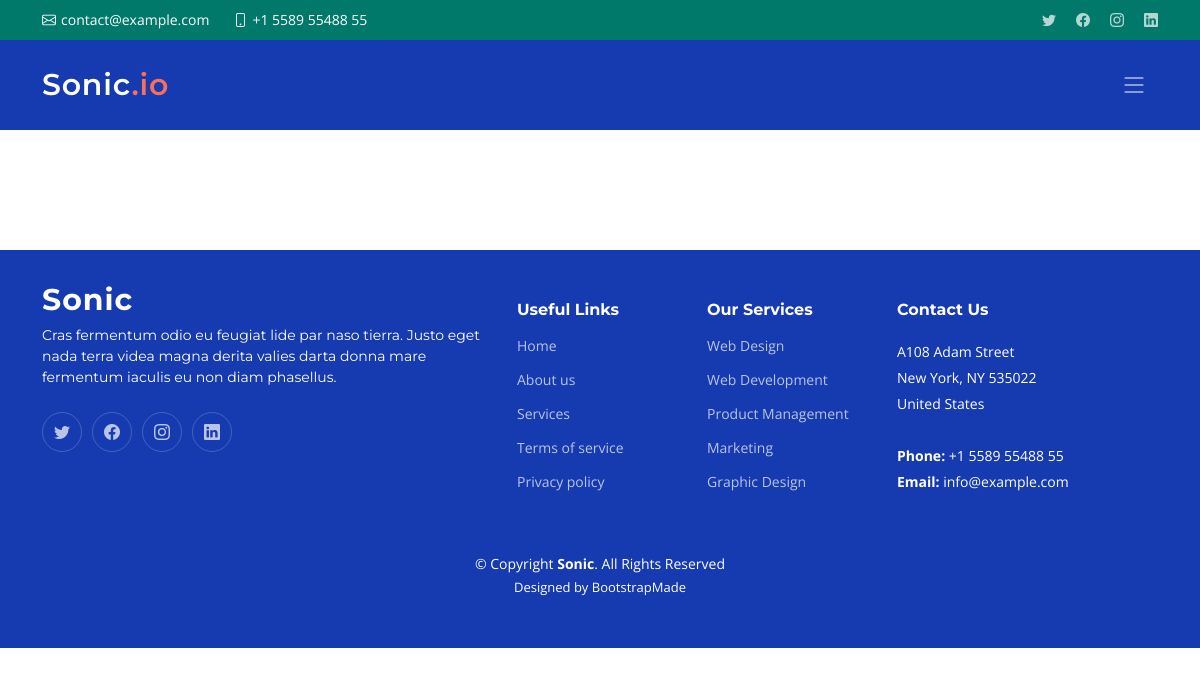
The page /contact on the database as committed earlier.
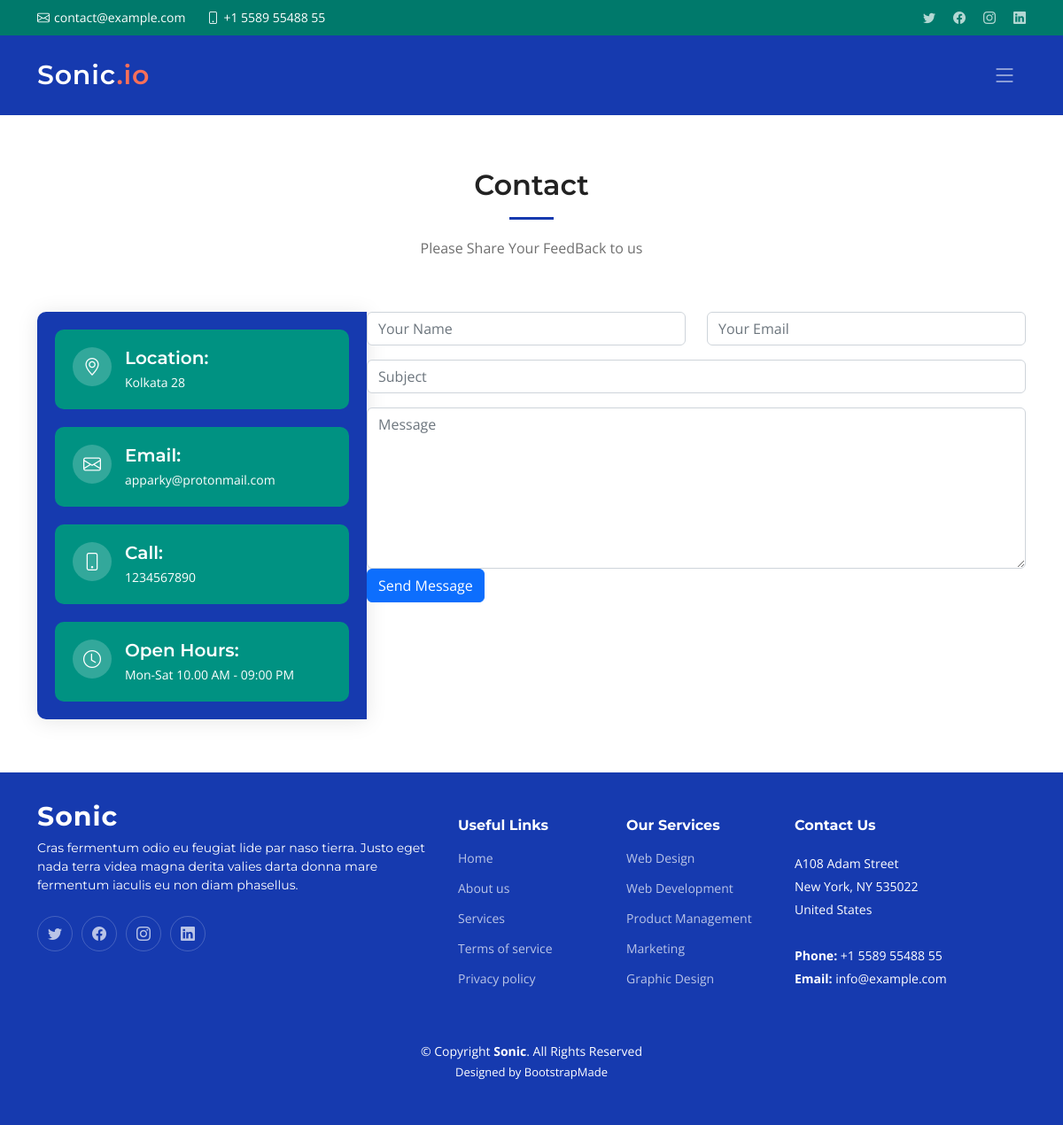
The same page on the database as committed later.
### myService/models.py (models this page shows, shortened)
class Contact_Header_and_Info(models.Model):
    locations = (
        ('Kolkata 28', 'Kolkata 28'),
        ('Berhampore, Murshidabad', 'Berhampore, Murshidabad')
    )
    emails = (
        ('apparky@protonmail.com', 'apparky@protonmain.com'),
        ('appariun.connect@gmail.com', 'appariun.connect@gmail.com')
    )
    contacts = (
        ('1234567890', '1234567890'),
        ('0987654321', '0987654321')
    )
    opening_hours = (
        ('Mon-Sat 10.00 AM - 09:00 PM', 'Mon-Sat 10.00 AM - 09:00 PM'),
        ('Sun-Sat 8.00 AM - 11:00 PM', 'Sun-Sat 8.00 AM - 11:00 PM')
    )
    Header = models.TextField(null=True, blank=True, default=None, help_text='Put Contact Header Here')
    location = models.CharField(max_length=30, choices=locations, null=True, blank=True, default=None, help_text='Put Location Here')
    email = models.EmailField(null=True, choices=emails, blank=True, default=None, help_text='Enter Your email as "your@email.com"')
    contact = models.CharField(max_length=100, choices=contacts, null=True, blank=True, default=None, help_text='Enter your Contact No.')
    opening_hour = models.CharField(max_length=200, choices=opening_hours, null=True, blank=True, default=None, help_text='Ex. Mon-Sat 10.00 AM - 09:00 PM')
    status = models.BooleanField(null=False, blank=False, default=False)

### myService/views.py (the view, shortened to what this page needs)
# urls.py: path('contact', views.contact_us, name='contact'),
def contact_us(request):
    contact_header_info = Contact_Header_and_Info.objects.filter(status=1)
    return render(request, 'contact.html', {'header_info': contact_header_info})

### templates/contact.html (shortened to what this page needs)
{% extends 'base.html' %}
{% block BodyContent %}
    <section id="contact" class="contact">
      {% for header in header_info %}
        <div class="container" data-aos="fade-up">
          <div class="section-header">
            <h2>Contact</h2>
            <p>{{ header.Header }}</p>
          </div>
          <div class="row gx-lg-0 gy-4">
            <div class="col-lg-4">
              <div class="info-container d-flex flex-column align-items-center justify-content-center">
                <div class="info-item d-flex">
                  <i class="bi bi-geo-alt flex-shrink-0"></i>
                  <div>
                    <h4>Location:</h4>
                    <p>{{ header.location }}</p>
                  </div>
                </div>
                <div class="info-item d-flex">
                  <i class="bi bi-envelope flex-shrink-0"></i>
                  <div>
                    <h4>Email:</h4>
                    <p>{{ header.email }}</p>
                  </div>
                </div>
                <div class="info-item d-flex">
                  <i class="bi bi-phone flex-shrink-0"></i>
                  <div>
                    <h4>Call:</h4>
                    <p>{{ header.contact }}</p>
                  </div>
                </div>
                <div class="info-item d-flex">
                  <i class="bi bi-clock flex-shrink-0"></i>
                  <div>
                    <h4>Open Hours:</h4>
                    <p>{{ header.opening_hour }}</p>
                  </div>
                </div>
              </div>
            </div>
            <div class="col-lg-8">
              <form method="post" id="contactForm" name="contactForm" role="form" class="contactForm" enctype='multipart/form-data'>
                <div class="row">
                  <div class="col-md-6 form-group">
                    <input type="text" name="name" class="form-control" id="name" placeholder="Your Name" required>
                  </div>
                  <div class="col-md-6 form-group mt-3 mt-md-0">
                    <input type="email" class="form-control" name="email" id="email" placeholder="Your Email" required>
                  </div>
                </div>
                <div class="form-group mt-3">
                  <input type="text" class="form-control" name="subject" id="subject" placeholder="Subject" required>
                </div>
                <div class="form-group mt-3">
                  <textarea class="form-control" name="message" rows="7" placeholder="Message" required></textarea>
                </div>
                <div class="col-md-12">
                  <div class="form-group">
                    <input type="submit" value="Send Message" class="btn btn-primary">
                  </div>
                </div>
              </form>
            </div>
          </div>
        </div>
      {% endfor %}
    </section>
{% endblock BodyContent %}

Rows that differ between the two databases and show on the page:
added Contact_Header_and_Info: Header "Please Share Your FeedBack to us", location "Kolkata 28", email "apparky@protonmail.com", contact "1234567890", opening_hour "Mon-Sat 10.00 AM - 09:00 PM"
